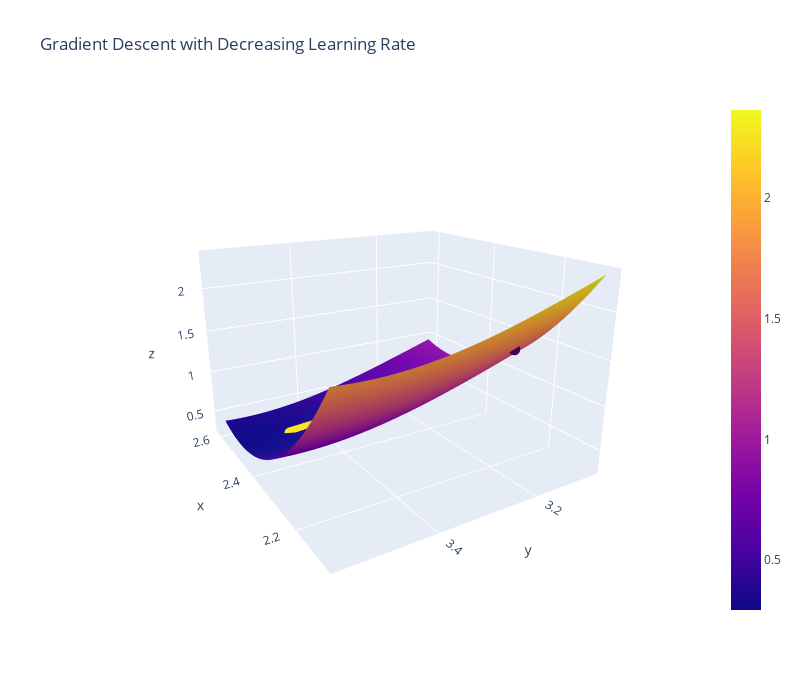

The notebook cell saved with this chart:
### Code cell
theta_hat, theta_history, average_loss_history = grad_desc_decay(data["x"], data["y"], initial_guess(3), num_iter=20, alpha=0.1)

theta_history = np.vstack(theta_history)
average_loss_history = np.array(average_loss_history)

dsua_112_utils.plot_3d(theta_history[:, 0], 
                       theta_history[:, 1], 
                       average_loss_history, 
                       mse, 
                       cos_model, 
                       data["x"].values, 
                       data["y"].values, 
                       "Gradient Descent with Decreasing Learning Rate")

### Figure 1 — Plotly figure (JSON) as saved in the notebook; plotly's stock layout.template omitted (floating-point values rounded to 4 significant figures; data arrays with more than 128 entries replaced by an {"elided": "..."} marker saying what was removed)
{"data": [{"line": {"color": "rgb(50,170, 140)", "width": 3}, "marker": {"color": [-1.554, -0.5517, -0.4573, -0.4096, -0.3805, -0.3612, -0.3478, -0.338, -0.3307, -0.325, -0.3206, -0.3171, -0.3142, -0.3118, -0.3098, -0.3081, -0.3066, -0.3054, -0.3043, -0.3034], "colorscale": [[0, "#440154"], [0.1111, "#482878"], [0.2222, "#3e4989"], [0.3333, "#31688e"], [0.4444, "#26828e"], [0.5556, "#1f9e89"], [0.6667, "#35b779"], [0.7778, "#6ece58"], [0.8889, "#b5de2b"], [1, "#fde725"]], "size": 4}, "type": "scatter3d", "x": [2.189, 2.461, 2.49, 2.5, 2.504, 2.507, 2.508, 2.51, 2.51, 2.511, 2.511, 2.512, 2.512, 2.512, 2.512, 2.513, 2.513, 2.513, 2.513, 2.513], "y": [3.169, 3.257, 3.309, 3.343, 3.367, 3.386, 3.4, 3.411, 3.42, 3.428, 3.434, 3.44, 3.444, 3.449, 3.452, 3.456, 3.459, 3.461, 3.464, 3.466], "z": [1.554, 0.5517, 0.4573, 0.4096, 0.3805, 0.3612, 0.3478, 0.338, 0.3307, 0.325, 0.3206, 0.3171, 0.3142, 0.3118, 0.3098, 0.3081, 0.3066, 0.3054, 0.3043, 0.3034]}, {"type": "surface", "x": [2.089, 2.1, 2.111, 2.121, 2.132, 2.143, 2.154, 2.164, 2.175, 2.186, 2.196, 2.207, 2.218, 2.228, 2.239, 2.25, 2.26, 2.271, 2.282, 2.292, 2.303, 2.314, 2.325, 2.335, 2.346, 2.357, 2.367, 2.378, 2.389, 2.399, 2.41, 2.421, 2.431, 2.442, 2.453, 2.463, 2.474, 2.485, 2.496, 2.506, 2.517, 2.528, 2.538, 2.549, 2.56, 2.57, 2.581, 2.592, 2.602, 2.613], "y": [3.069, 3.079, 3.089, 3.099, 3.109, 3.119, 3.129, 3.14, 3.15, 3.16, 3.17, 3.18, 3.19, 3.2, 3.211, 3.221, 3.231, 3.241, 3.251, 3.261, 3.271, 3.282, 3.292, 3.302, 3.312, 3.322, 3.332, 3.343, 3.353, 3.363, 3.373, 3.383, 3.393, 3.403, 3.414, 3.424, 3.434, 3.444, 3.454, 3.464, 3.474, 3.485, 3.495, 3.505, 3.515, 3.525, 3.535, 3.546, 3.556, 3.566], "z": {"elided": "50x50 float values"}}], "layout": {"autosize": true, "height": 700, "scene": {"aspectmode": "manual", "aspectratio": {"x": 1, "y": 1, "z": 0.7}, "camera": {"eye": {"x": -1.743, "y": 1.071, "z": 0.71}, "up": {"x": 0, "y": 0, "z": 1}}, "xaxis": {"gridcolor": "rgb(255, 255, 255)", "showbackground": true, "zerolinecolor": "rgb(255, 255, 255)"}, "yaxis": {"gridcolor": "rgb(255, 255, 255)", "showbackground": true, "zerolinecolor": "rgb(255, 255, 255)"}, "zaxis": {"gridcolor": "rgb(255, 255, 255)", "showbackground": true, "zerolinecolor": "rgb(255, 255, 255)"}}, "title": {"text": "Gradient Descent with Decreasing Learning Rate"}, "width": 800}}
